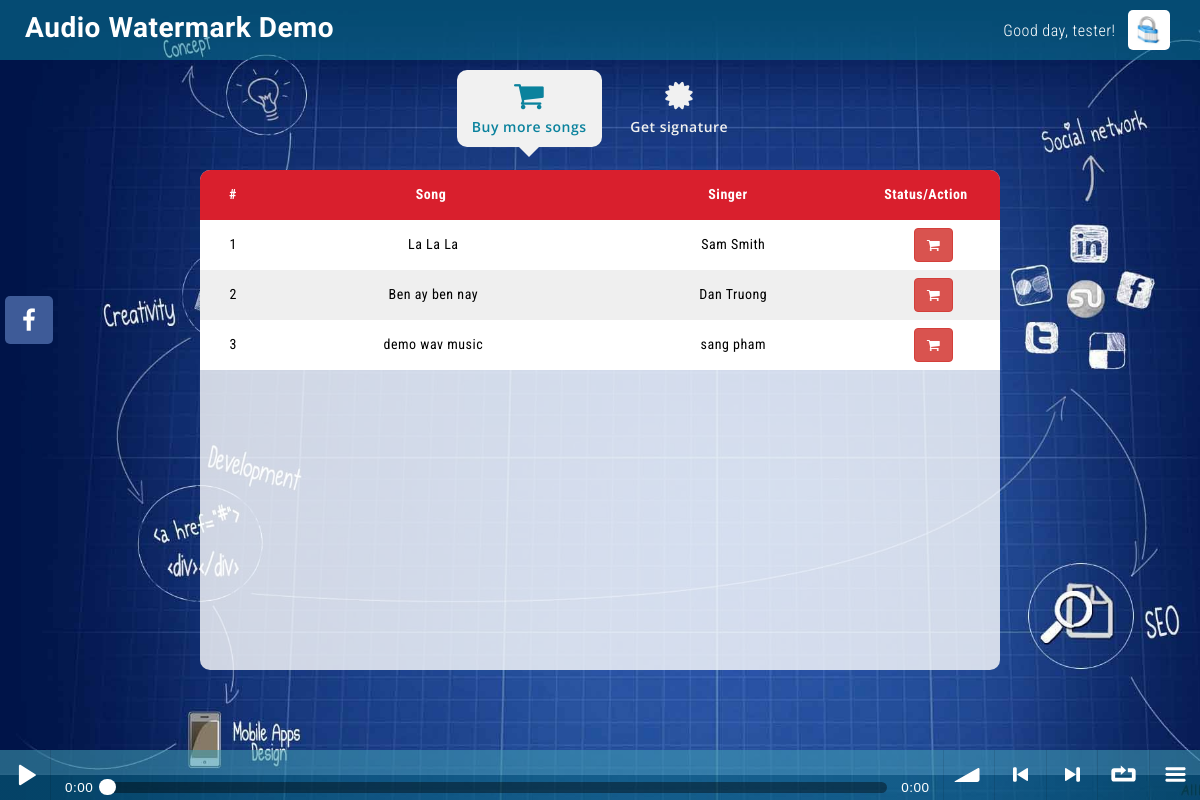
Page / (signed in) on the committed database.
### tables this page shows
CREATE TABLE `siteinfo` (
  `companyname` varchar(128) NOT NULL,
  `slogan` varchar(256) DEFAULT NULL,
  `seokeywords` varchar(128) DEFAULT NULL,
  `seodescription` varchar(256) DEFAULT NULL,
  `facebook` varchar(128) DEFAULT NULL,
  `logo` varchar(32) NOT NULL,
  `copyright` varchar(128) NOT NULL,
  `copyright_ln2` varchar(128) DEFAULT NULL
);

CREATE TABLE `multimedia` (
  `id` varchar(64) NOT NULL,
  `parentid` varchar(64) DEFAULT NULL,
  `song` varchar(256) DEFAULT NULL,
  `singer` varchar(128) DEFAULT NULL,
  `url` varchar(256) NOT NULL,
  `type` varchar(32) NOT NULL,
  `owner` varchar(32) NOT NULL
);

### index.php (the view, shortened to what this page needs)
<!DOCTYPE html>
<html>
	<?php
		include "connectdb.php";
		$qr = $conn->prepare("select siteinfo.companyname as companyname, siteinfo.slogan as slogan, siteinfo.seokeywords as seokeywords, siteinfo.seodescription as seodescription, siteinfo.facebook as facebook, multimedia.url as logo, siteinfo.copyright as copyright, siteinfo.copyright_ln2 as copyright_ln2 from siteinfo, multimedia where siteinfo.logo = multimedia.id limit 1;");
		$qr->execute();
		$rs_siteinfo = $qr->fetch();
		$qr = $conn->prepare("select id, song, singer from multimedia where type = 'music' and owner = 'administrator';");
		$qr->execute();
		$rs_allsongs = $qr->fetchAll();
	?>
	<head>
		<link rel="stylesheet" href="https://maxcdn.bootstrapcdn.com/bootstrap/3.3.7/css/bootstrap.min.css" />
		<link rel="stylesheet" href="https://cdnjs.cloudflare.com/ajax/libs/font-awesome/4.7.0/css/font-awesome.min.css" />
		<link rel="stylesheet" href="animate.css" />
		<link rel="stylesheet" href="soundmanager2/css/bar-ui.css">
		<link rel="stylesheet" href="style.css" />
	</head>
	<body>
		<section class="navbar">
		    <div class="container">
				<div class="navbar-header">
					<a class="navbar-brand navbar-brand-image" href="/audio" title="<?php echo ($rs_siteinfo['companyname']); ?>"><?php echo ($rs_siteinfo['companyname']); ?></a>
				</div>
				<?php
					if (isset($_SESSION['user'])){
						echo "<a id=\"goto-login\" href=\"logout.php\" title=\"Sign out\"><img src=\"picture/goto-login.png\"/></a>";
						echo "<p id=\"username\">Good day, " . $_SESSION['user'] . "!</p>";
					}
					else{
						echo "<a id=\"goto-login\" href=\"login.php\" title=\"Sign in\"><img src=\"picture/goto-login.png\"/></a>";
					}
				?>
		    </div>
		</section>
		<section class="mainbar">
		    <div class="container">
		      	<ul class="nav mainbar-list wow fadeInDown" data-wow-duration="0.5s">
		        	<li id="buy-more-song" class="active">
		          		<a class="highlight" href="#buymoresong" title="Buy more songs">
		            		<i class="fa fa-shopping-cart"></i> Buy more songs
		          		</a>
		       		</li>
		       		<li id="get-signature">
		          		<a href="#getsignature" title="Get signature">
		            		<i class="fa fa-certificate"></i> Get signature
		          		</a>
		       		</li>
		      </ul>
		    </div>
		</section>
		<div class="mycontent">
			<table class="songstable">
				<thead>
					<tr>
						<th class="col-xs-1">#</th>
						<th class="col-xs-5">Song</th>
						<th class="col-xs-4">Singer</th>
						<th class="col-xs-2">Status/Action</th>
					</tr>
				</thead>
				<tbody class="songstable_scrollbar">
					<?php
						$i = 1;
						foreach ($rs_allsongs as $key => $value) {
							echo "<tr class=\"" . ($i % 2 ? "odd" : "even") . "\">
									<td class=\"col-xs-1\">" . $i . "</td>
									<td class=\"col-xs-5\">" . $value['song'] . "</td>
									<td class=\"col-xs-4\">" . $value['singer'] . "</td>
									<td class=\"col-xs-2\">";
							if (isset($_SESSION['user'])){
								$qr = $conn->prepare("select id from multimedia where type = 'music' and owner = '" . $_SESSION['user'] .  "' and parentid = '" . $value['id'] . "' limit 1;");
								$qr->execute();
								$rs_isLicenced = $qr->fetch();
								if ($rs_isLicenced['id'] == ""){
									echo "<button id=\"" . $value['id'] . "\" class=\"btn btn-danger btn-mini btnbuysong\"><i class=\"fa fa-shopping-cart\"></i></button>";
								}
								else{
									echo "Licenced";
								}
							}
							else{
								echo "Please login";
							}
							echo "	</td>
								</tr>";
							$i++;
						}
					?>
				</tbody>
			</table>
		</div>
		<div class="sm2-bar-ui full-width fixed">
 			<div class="bd sm2-main-controls">
				<div class="sm2-inline-gradient"></div>
  				<div class="sm2-inline-element sm2-button-element">
					<div class="sm2-button-bd">
						<a href="#play" class="sm2-inline-button sm2-icon-play-pause">Play / pause</a>
					</div>
  				</div>
  				<div class="sm2-inline-element sm2-inline-status">
					<div class="sm2-playlist">
						<div class="sm2-playlist-target">
						</div>
					</div>
					<div class="sm2-progress">
						<div class="sm2-row">
							<div class="sm2-inline-time">0:00</div>
							<div class="sm2-progress-bd">
								<div class="sm2-progress-track">
									<div class="sm2-progress-ball"><div class="icon-overlay"></div></div>
								</div>
							</div>
							<div class="sm2-inline-duration">0:00</div>
						</div>
					</div>
				</div>
				<div class="sm2-inline-element sm2-button-element sm2-volume">
					<div class="sm2-button-bd">
						<a href="#volume" class="sm2-inline-button sm2-volume-control">volume</a>
					</div>
				</div>
				<div class="sm2-inline-element sm2-button-element">
					<div class="sm2-button-bd">
						<a href="#prev" title="Previous" class="sm2-inline-button sm2-icon-previous">&lt; previous</a>
					</div>
				</div>
				<div class="sm2-inline-element sm2-button-element">
					<div class="sm2-button-bd">
						<a href="#next" title="Next" class="sm2-inline-button sm2-icon-next">&gt; next</a>
					</div>
				</div>
				<div class="sm2-inline-element sm2-button-element">
					<div class="sm2-button-bd">
						<a href="#repeat" title="Repeat playlist" class="sm2-inline-button sm2-icon-repeat">&infin; repeat</a>
					</div>
				</div>
				<div class="sm2-inline-element sm2-button-element sm2-menu">
					<div class="sm2-button-bd">
						<a href="#menu" class="sm2-inline-button sm2-icon-menu">menu</a>
					</div>
				</div>
			</div>
		</div>
	  	<div class="social-bar">
		    <a target="_blank" href="<?php echo ($rs_siteinfo['facebook']); ?>" title="Visit my Facebook" class="social-bar-facebook"><i class="fa fa-facebook"></i></a>
	  	</div>
	</body>
</html>

### style.css (style rules this page uses)
html, body { height: 100%; font-family: 'Roboto Condensed', sans-serif; font-size:14px; color: #333; letter-spacing: 0.5px; }
body { background: url("picture/bg-body.jpg") fixed no-repeat; background-size: cover; }
a { text-decoration: none; }
p { margin: 0px; }
.navbar { position: fixed; z-index: 1001; top: 0px; left: 0px; margin: 0px; width: 100%; height: 60px; min-height: 60px; background: rgba(10, 130, 157, 0.5); background-size: cover; background-repeat: none; border-radius: 0px; border: none; }
.navbar .container { height: 100%; }
.navbar-header { float: left; height: 100%; margin: 0px; padding: 0px; }
.navbar-brand { height: 100%; margin: 0px; margin-top: 18px; padding: 0px; padding-left: 10px; font-family: 'Oregano', cursive; font-size: 28px; font-weight: 600; color: #fff; white-space: nowrap; }
#username { float: right; margin-right: 12px; margin-top: 20px; font-size: 16px; font-weight: 300; color: #fff; cursor: default; }
#goto-login { float: right; margin: 0px; margin-top: 10px; padding: 5px; background-color: #FFF; border-radius: 5px; overflow: hidden; }
#goto-login img { height: 30px; margin: 0px; margin-right: 2.5px; }
.mainbar { position: fixed; top: 60px; left: 0px; margin: 0px; padding: 0px; width: 100%; height: auto; text-align: center; }
.mainbar-list { padding: 10px; padding-bottom: 20px; }
.mainbar-list li { height: 100%; min-width: 100px; margin: 0px 5px; display: inline-block; }
.mainbar-list li a { display: block; font-family: 'Open Sans', Verdana, Helvetica, sans-serif; font-weight: 600; transition: all 0.1s ease; -webkit-transition: all 0.1s ease; -moz-transition: all 0.1s ease; -o-transition: all 0.1s ease; }
.mainbar-list li:not(.active) a { color: #f1f1f1; }
.mainbar-list li.active a { background-color: #f1f1f1; border-radius: 10px; color: #0a829d; }
.mainbar-list li.active a:after { position: absolute; top: 100%; left: 50%; margin-left: -10px; border-left: 10px solid transparent; border-right: 10px solid transparent; border-top: 10px solid transparent; border-top-color: #f1f1f1; content: ''; display: inline-block; }
.mainbar-list a i { display: block; margin-bottom: 5px; font-size: 32px; }
.highlight { -webkit-animation: colorchange 10s infinite alternate; }
.mycontent { position: fixed; z-index: 1001; top: 170px; left: 50%; transform: translateX(-50%) !important; width: 800px; height: 500px; background-color: rgba(255, 255, 255, 0.8); border-radius: 10px; overflow: hidden; }
.songstable { width: 100%; }
.songstable thead { width: 100%; }
.songstable tbody { width: 100%; height: 500px; overflow-y: scroll; }
.songstable thead tr { width: 99%; }
.songstable tr { width: 100%; }
.songstable thead, .songstable tbody, .songstable tr, .songstable td, .songstable th { display: inline-block; }
.songstable thead { background: #d91f2d; color: #fff; }
.songstable tbody td, .songstable thead > tr> th { float: left; border-bottom-width: 0; }
.songstable>tbody>tr>td, .songstable>tbody>tr>th, .songstable>tfoot>tr>td, .songstable>tfoot>tr>th, .songstable>thead>tr>td, .songstable>thead>tr>th { padding: 8px; height: 50px; text-align: center; line-height: 32px; }
.odd { background: #fff; color: #000; }
.even { background: #efefef; color: #000; }
.sm2-bar-ui { z-index: 1002 !important; font-size: 18px; }
.sm2-bar-ui .sm2-main-controls, .sm2-bar-ui .sm2-playlist-drawer { background-color: rgba(10, 130, 157, 0.5); }
.social-bar { position: fixed; z-index: 1002; left: 5px; top: 40%; transform: translateY(-50%); }
.social-bar a, .social-bar span { position: relative; width: 48px; height: 48px; margin-top: 5px; margin-bottom: 5px; padding: 0px; outline: none; border: none; border-radius: 5px; font-size: 24px; color: #fff; display: block; transition: all 0.1s ease; -webkit-transition: all 0.1s ease; -moz-transition: all 0.1s ease; -o-transition: all 0.1s ease; }
.social-bar a .fa, .social-bar span .fa { position: absolute; top: 50%; left: 50%; transform: translate(-50%, -50%) !important; }
.social-bar-facebook { background: #3e5b98; }

### rows in the picture
siteinfo: companyname "Audio Watermark Demo"
multimedia: song "La La La", singer "Sam Smith"
multimedia: song "Ben ay ben nay", singer "Dan Truong"
multimedia: song "demo wav music", singer "sang pham"

### other values in the picture
$_SESSION['user'] "tester"
